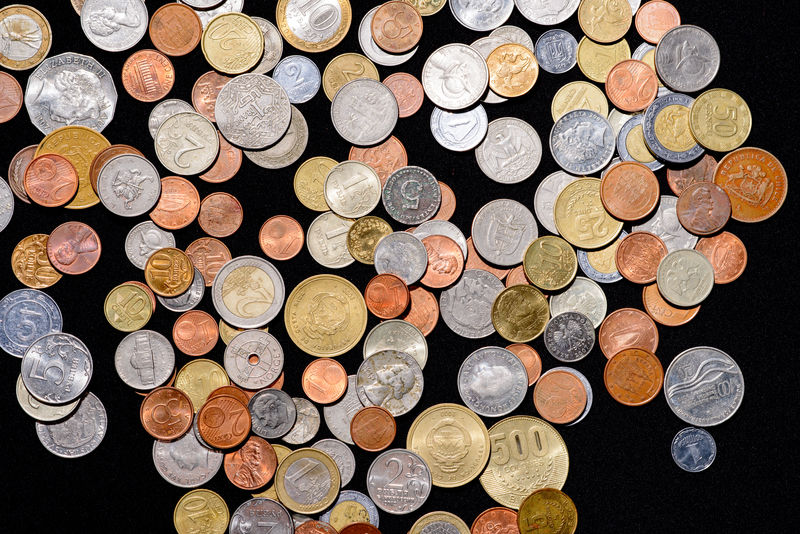
#> input picture lession5/circle_image.jpg, 800 x 534 px
$ python -i Algorithm.py   (imports and definitions only)   (older library calls are emulated)
#> lines starting #> are read from the running program, lines starting #| are printed output that depends on the picture
#> further down, picture is the input picture: shape (534, 800, 3); mean B, G, R 92.1, 106.7, 125.4
"""
图像浏览器 - 三算法对比实现 + 作业2功能集成
"""

import cv2
import numpy as np
import os
import tkinter as tk
from tkinter import filedialog, messagebox, simpledialog
from typing import Optional, Tuple, List, Any, Protocol
import matplotlib.pyplot as plt
import numpy.typing as npt
import time
import random
import math
import platform

# 设置中文字体
if platform.system() == "Darwin":  # macOS
    plt.rcParams["font.sans-serif"] = ["PingFang SC", "Heiti TC", "Arial Unicode MS"]
elif platform.system() == "Windows":  # Windows
    plt.rcParams["font.sans-serif"] = ["SimHei", "Microsoft YaHei"]
else:  # Linux
    plt.rcParams["font.sans-serif"] = ["WenQuanYi Zen Hei", "DejaVu Sans"]

plt.rcParams["axes.unicode_minus"] = False


# ========== 算法接口定义 ==========
class ImageAlgorithm(Protocol):
    """图像算法接口协议"""

    def rotate_90(self, image: npt.NDArray) -> npt.NDArray:
        """旋转图像90度"""
        ...

    def scale_image(self, image: npt.NDArray, scale_factor: float) -> npt.NDArray:
        """缩放图像"""
        ...

    def invert_colors(self, image: npt.NDArray) -> npt.NDArray:
        """反色处理"""
        ...

    def grayscale(self, image: npt.NDArray) -> npt.NDArray:
        """灰度化处理"""
        ...


# ========== 新增算法接口 ==========
class AdvancedImageAlgorithm(Protocol):
    """作业2新增算法接口"""

    # [11 lines left out: functions bilinear_interpolate, calculate_histogram, not called in this run]

    def histogram_equalization(self, image: npt.NDArray) -> npt.NDArray:
        """直方图均衡化"""
        ...

    def median_filter(self, image: npt.NDArray, kernel_size: int) -> npt.NDArray:
        """中值滤波"""
        ...

    def add_salt_pepper_noise(self, image: npt.NDArray, amount: float) -> npt.NDArray:
        """添加椒盐噪声"""
        ...

    def sharpen(self, image: npt.NDArray, method: str) -> npt.NDArray:
        """图像锐化"""
        ...

    # [10 lines left out: function frequency_filter, not called in this run]


# ========== OpenCV算法实现 ==========
class OpenCVAlgorithm:
    """使用OpenCV库实现的图像算法"""

    def __init__(self) -> None:
        self.name = "OpenCV"

    # [111 lines left out: functions rotate_90, scale_image, invert_colors, grayscale, shear_x, shear_y and 2 more, not called in this run]

    def histogram_equalization(self, image: npt.NDArray) -> npt.NDArray:
        """直方图均衡化"""
        if image is None or image.size == 0:
            return np.array([])

        gray = cv2.cvtColor(image, cv2.COLOR_BGR2GRAY)
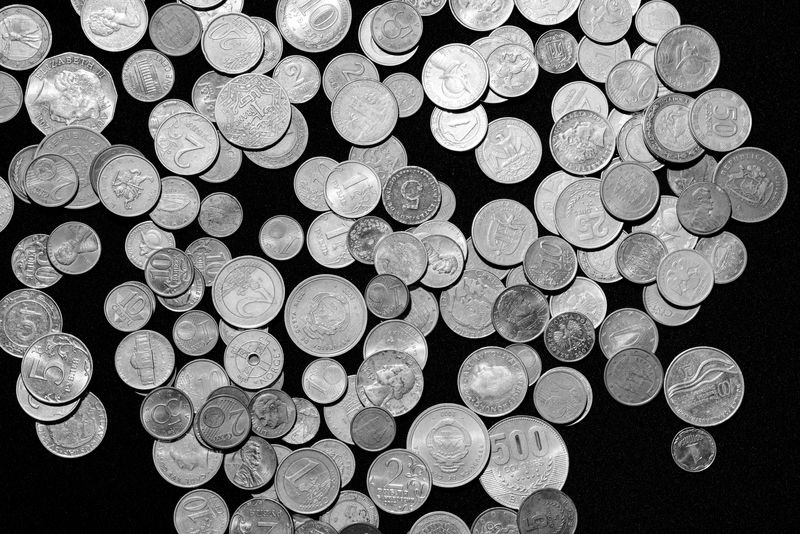
#> gray: shape (534, 800); min 0, max 255, mean 110.6
        equalized = cv2.equalizeHist(gray)
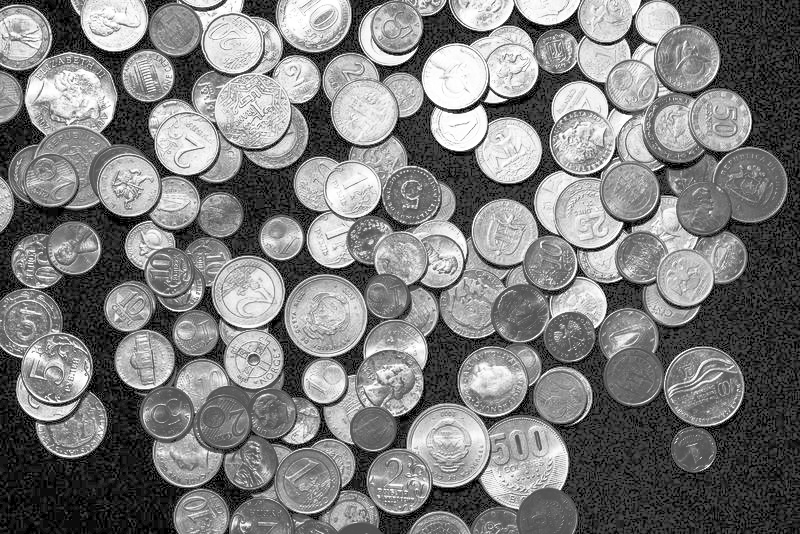
#> equalized: shape (534, 800); min 0, max 255, mean 125.2
        return cv2.cvtColor(equalized, cv2.COLOR_GRAY2BGR)

    # [111 lines left out: functions add_salt_pepper_noise, median_filter, sharpen, frequency_filter, not called in this run]


# ========== 纯Python算法实现 ==========
class PurePythonAlgorithm:
    """使用纯Python和NumPy实现的图像算法"""

    def __init__(self) -> None:
        self.name = "纯Python"

    # [321 lines left out: functions rotate_90, scale_image, invert_colors, grayscale, bilinear_interpolate, shear_x and 8 more, not called in this run]

>>> import cv2
>>> picture = cv2.imread('../../lession5/circle_image.jpg')
>>> result = OpenCVAlgorithm().histogram_equalization(picture)

$ run again, on lession5/calib_1.jpg
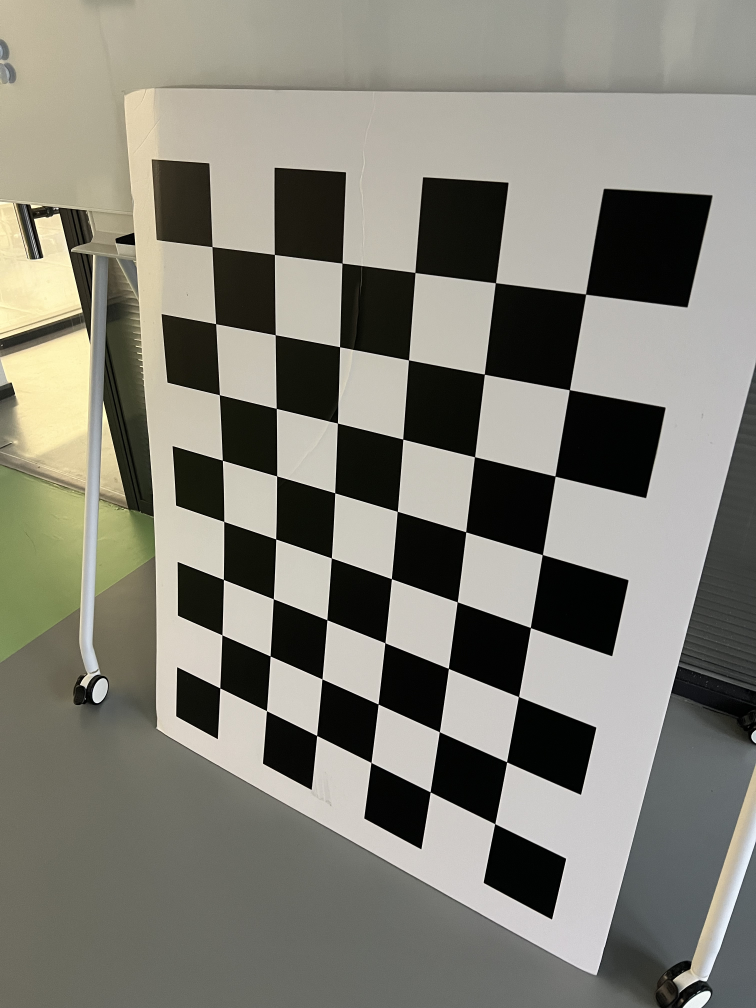
#> input picture lession5/calib_1.jpg, 3024 x 4032 px (shown at 1/4 size)
#> picture is the input picture: shape (4032, 3024, 3); mean B, G, R 117.9, 127.9, 129.5
#> in histogram_equalization, `gray = cv2.cvtColor(image, cv2.COLOR_BGR2GRAY)`:
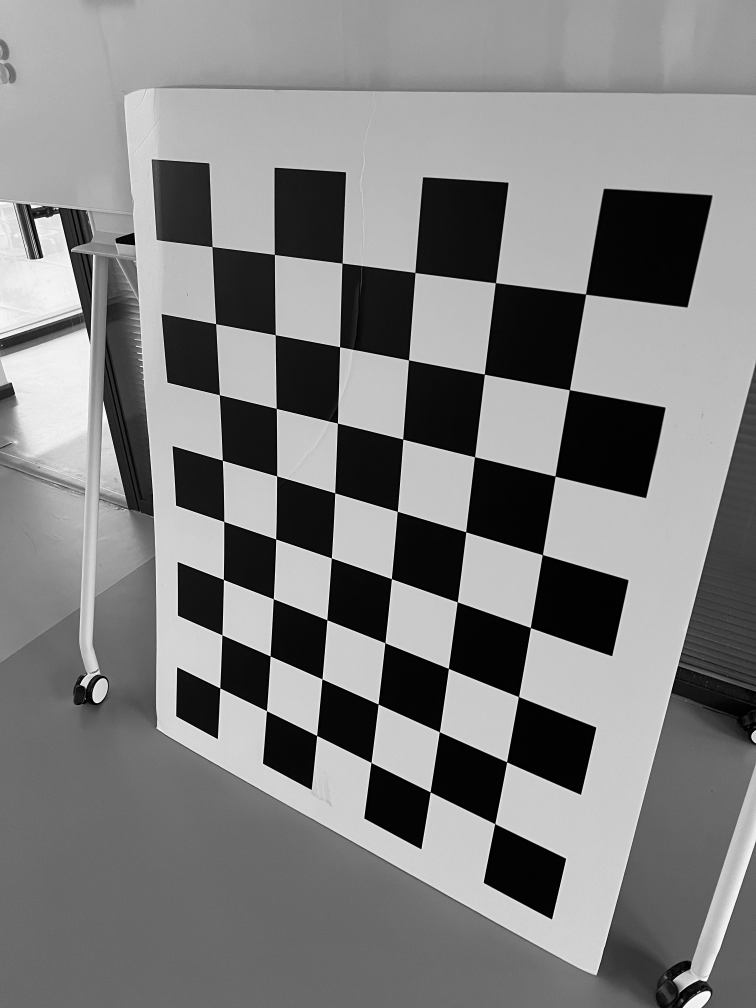
#> gray: shape (4032, 3024) (shown at 1/4 size); min 0, max 255, mean 127.3
#> in histogram_equalization, `equalized = cv2.equalizeHist(gray)`:
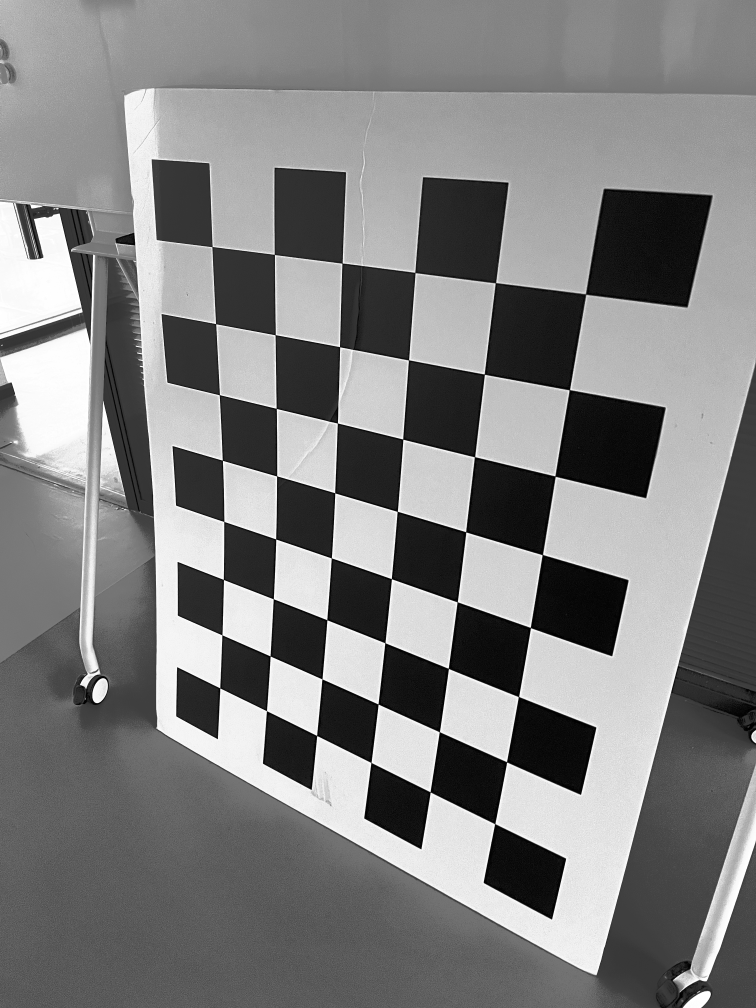
#> equalized: shape (4032, 3024) (shown at 1/4 size); min 0, max 255, mean 127.9

$ run again, on lession5/calib_10.jpg
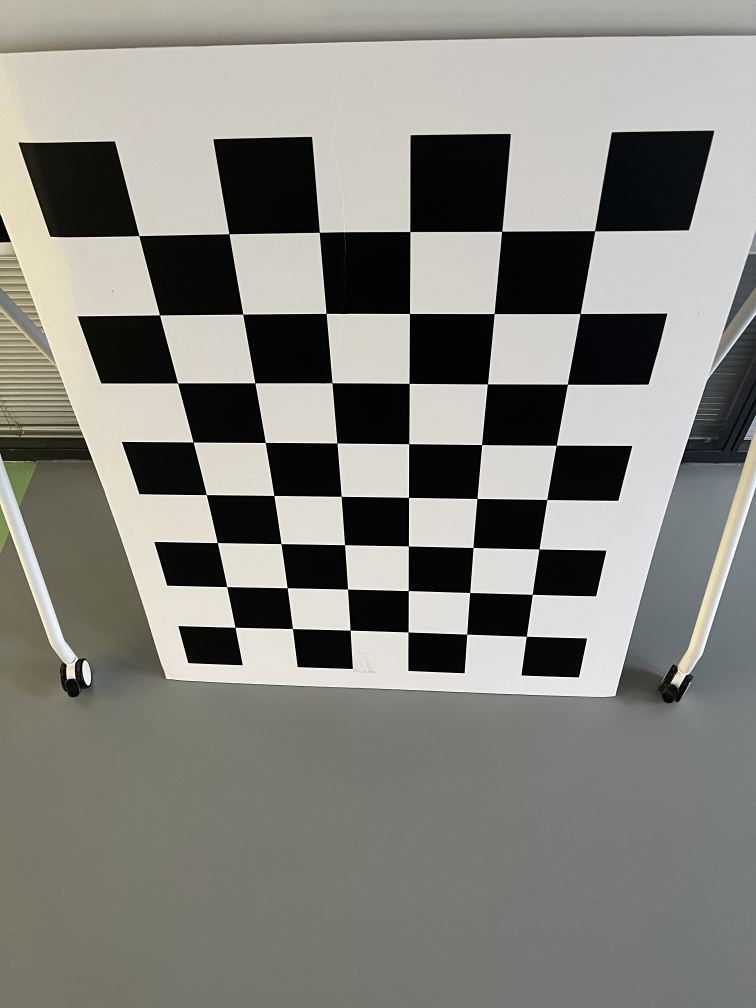
#> input picture lession5/calib_10.jpg, 3024 x 4032 px (shown at 1/4 size)
#> picture is the input picture: shape (4032, 3024, 3); mean B, G, R 125.7, 131.9, 132.5
#> in histogram_equalization, `gray = cv2.cvtColor(image, cv2.COLOR_BGR2GRAY)`:
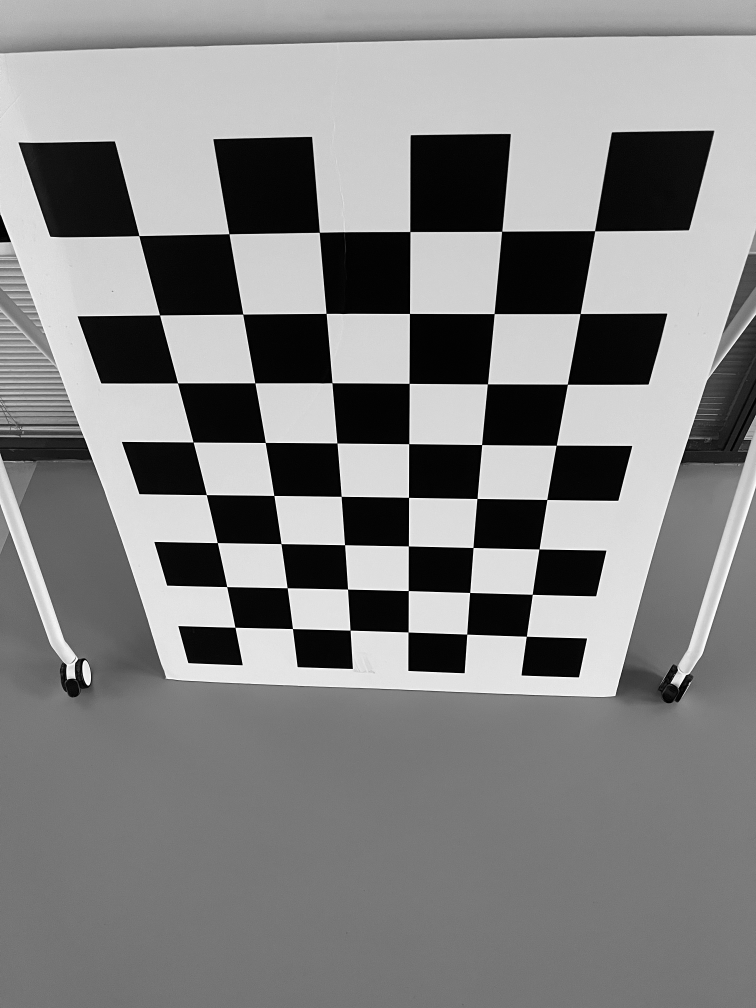
#> gray: shape (4032, 3024) (shown at 1/4 size); min 0, max 255, mean 131.4
#> in histogram_equalization, `equalized = cv2.equalizeHist(gray)`:
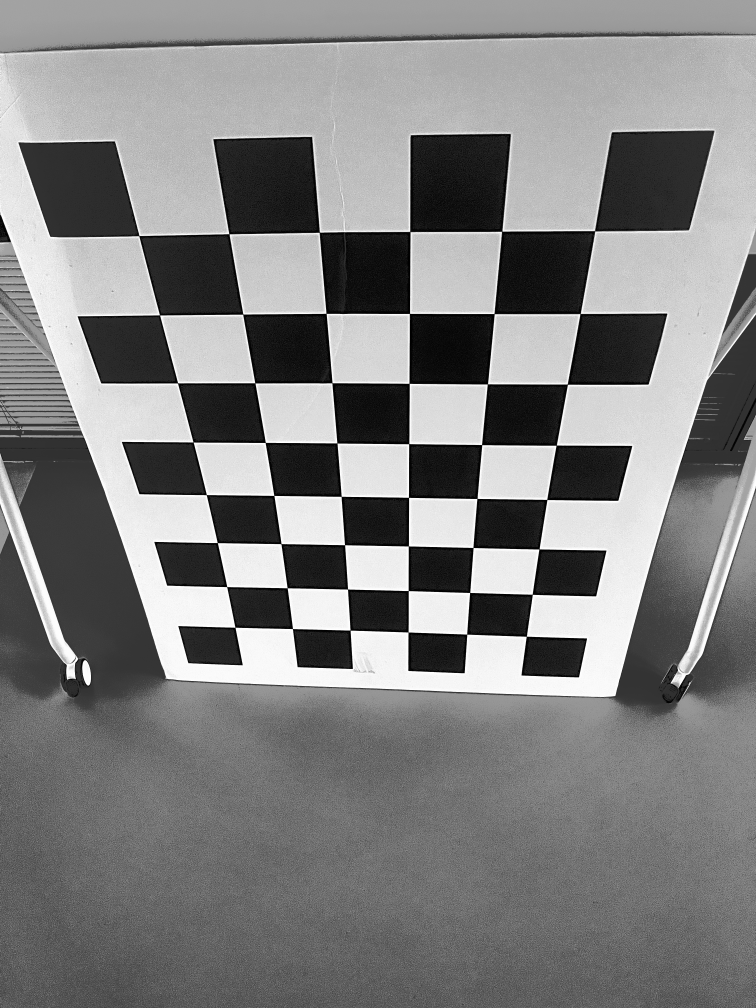
#> equalized: shape (4032, 3024) (shown at 1/4 size); min 0, max 255, mean 128.6

$ run again, on lession5/calib_11.jpg
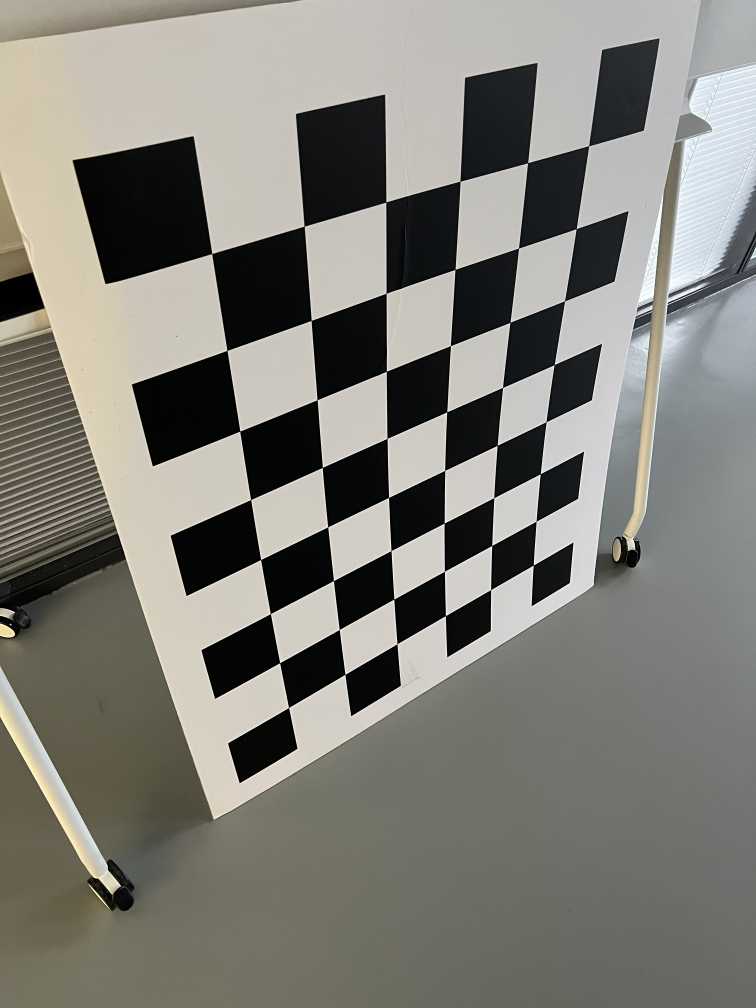
#> input picture lession5/calib_11.jpg, 3024 x 4032 px (shown at 1/4 size)
#> picture is the input picture: shape (4032, 3024, 3); mean B, G, R 119.9, 126.9, 127.8
#> in histogram_equalization, `gray = cv2.cvtColor(image, cv2.COLOR_BGR2GRAY)`:
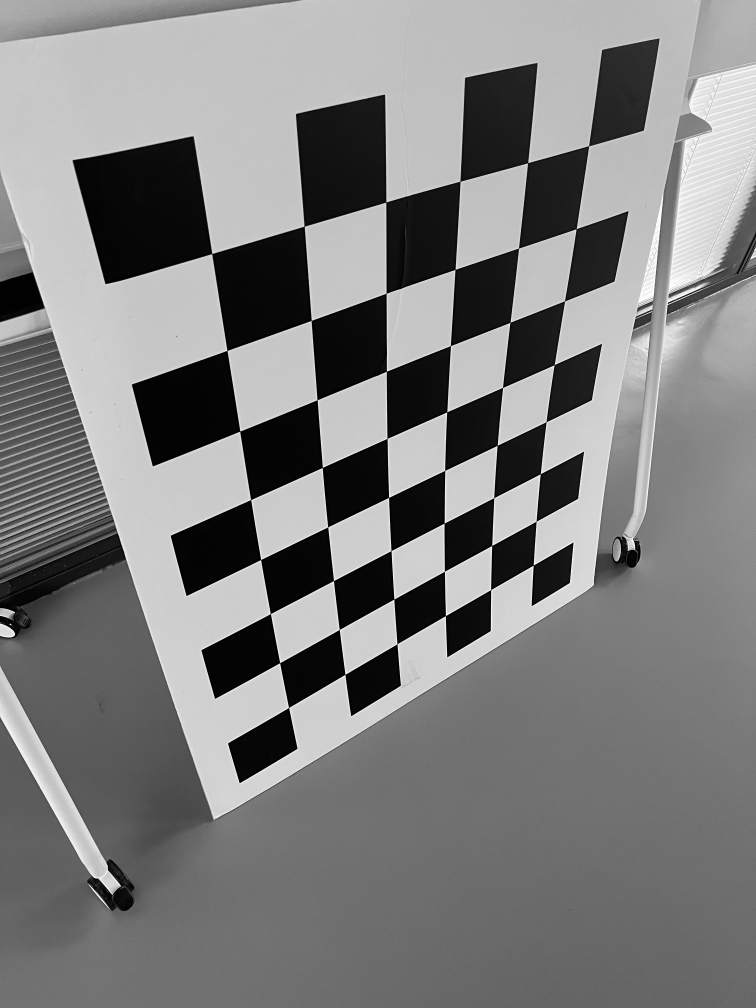
#> gray: shape (4032, 3024) (shown at 1/4 size); min 0, max 255, mean 126.4
#> in histogram_equalization, `equalized = cv2.equalizeHist(gray)`:
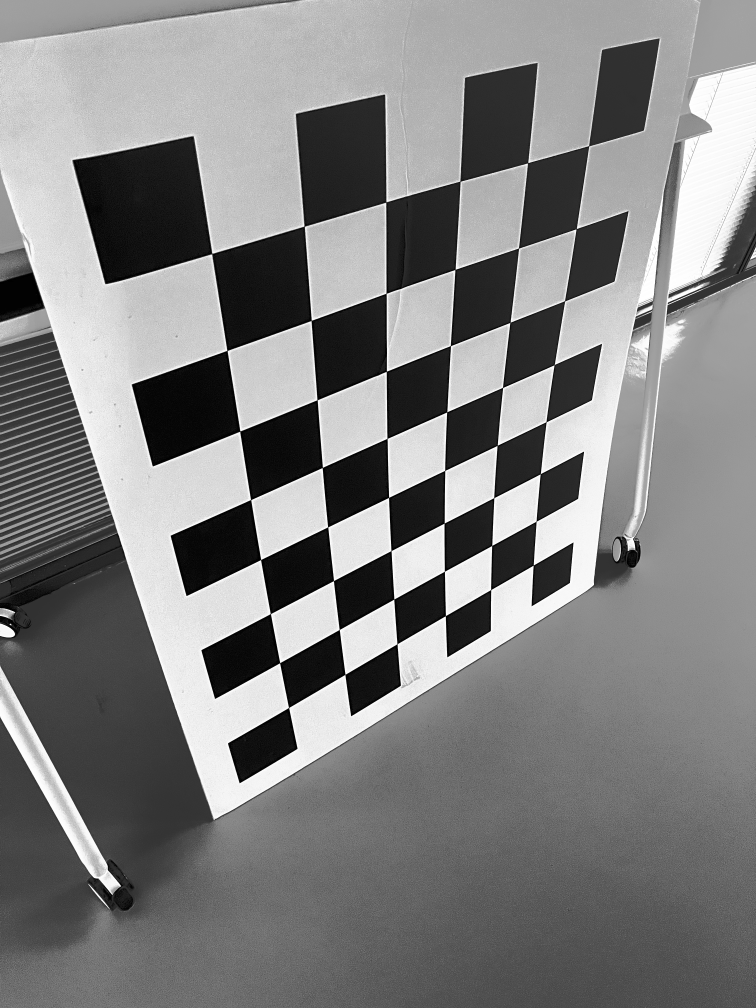
#> equalized: shape (4032, 3024) (shown at 1/4 size); min 0, max 255, mean 128.4
